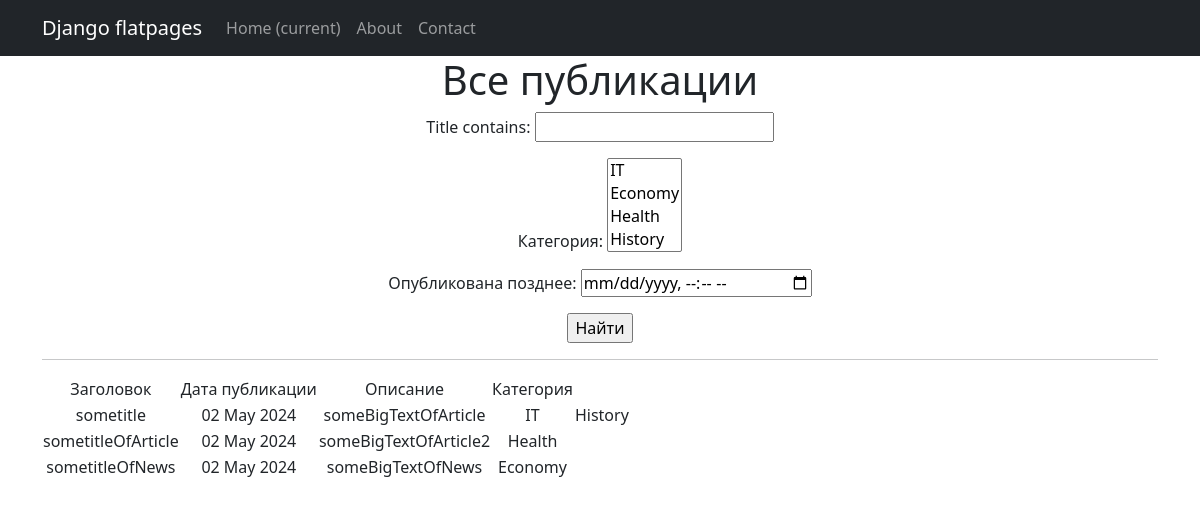
The page /news/search/ on the database as committed earlier.
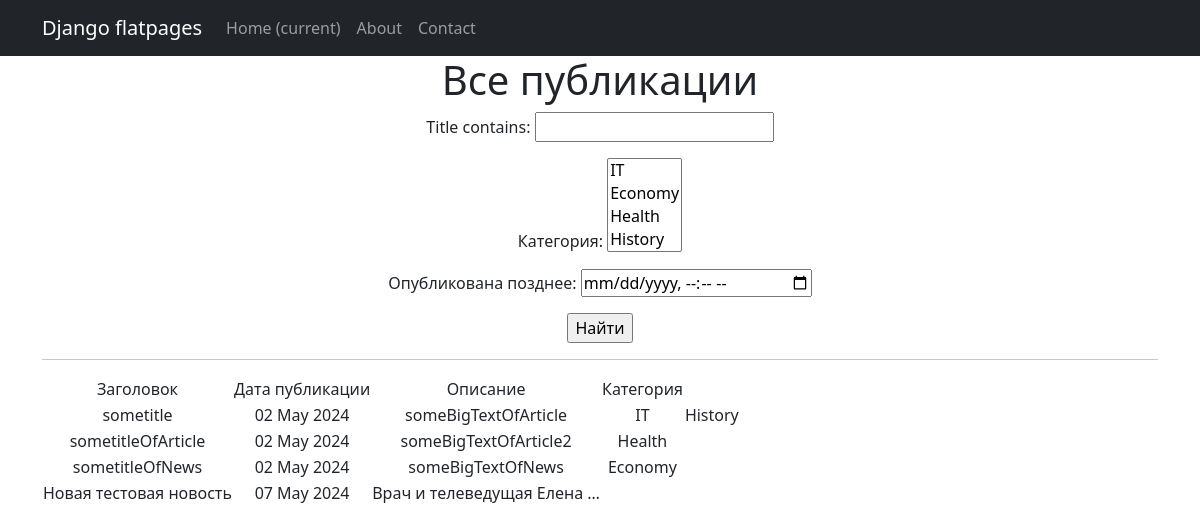
The same page on the database as committed later.
### news/models.py (models this page shows, shortened)
class Post(models.Model):
    author = models.ForeignKey(Author,on_delete=models.CASCADE)
    Article = 'AR'
    News = 'NW'
    CATEGORY_CHOICES = (
        (Article, 'Статья'),
        (News, 'Новость')
    )
    categoryType = models.CharField(max_length=2,choices=CATEGORY_CHOICES,default=Article)
    creationTime = models.DateTimeField(auto_now_add=True)
    newsCategory = models.ManyToManyField(Category,through='PostCategory')
    title = models.CharField(max_length=128)
    text = models.TextField()
    newsRating = models.IntegerField(default=0)
    added_at = models.DateTimeField(
        auto_now=True,
    )

class Category(models.Model):
    name = models.CharField(max_length=64,unique=True)
    def __str__(self):
        return self.name

### news/views.py (the view)
# urls.py: path('news/search/', NewsSearch.as_view(), name='news_search'),
class NewsSearch(ListView):
    model=Post
    template_name = 'news_search.html'
    context_object_name = 'search'
    def get_queryset(self):
        queryset = super().get_queryset()
        self.filterset = PostFilter(self.request.GET, queryset)
        return self.filterset.qs
    def get_context_data(self, **kwargs):
        context = super().get_context_data(**kwargs)
        context['filterset'] = self.filterset
        context['time_now']=datetime.now()
        return context

### news/templatetags/custom_filters.py (called while the page is built)
@register.filter()
def censor(text):
    if not isinstance(text,str):
        raise StrException
    else:
        text_list = text.split()
        censored_text_list = []
        for word in text_list:
            clean_word = ''.join(c for c in word if c not in string.punctuation)
            if clean_word.lower() in bad_words:
                censored_word = clean_word[0] + (len(clean_word) - 1) * '*'
                censored_text_list.append(word.replace(clean_word, censored_word))
            else:
                censored_text_list.append(word)
        return ' '.join(censored_text_list)

### templates/news_search.html (shortened to what this page needs)
{% extends 'flatpages/default.html' %}
{% load custom_filters %}
{% load custom_tags %}
{% block content %}
   <h1>Все публикации</h1>
   <form action="" method="get">
       {{ filterset.form.as_p }}
       <input type="submit" value="Найти" />
   </form>
   <hr>
   {% if search %}
       <table>
           <tr>
               <td>Заголовок</td>
               <td>Дата публикации</td>
               <td>Описание</td>
               <td>Категория</td>
           </tr>
           {% for new in search %}
           <tr>
               <td>{{ new.title|censor }}</td>
               <td>{{ new.creationTime|date:'d M Y' }}</td>
               <td>{{ new.text|truncatewords:4|censor }}</td>
               {% for cat in new.newsCategory.all %}
               <td>{{ cat.name }}</td>
               {% endfor %}
           </tr>
           {% endfor %}
       </table>
   {% else %}
       <h2>Новостей нет!</h2>
   {% endif %}
{% endblock content %}

Rows that differ between the two databases and show on the page:
added Post: title|censor "Новая тестовая новость", creationTime "07 May 2024", text|censor "Врач и телеведущая Елена …"
